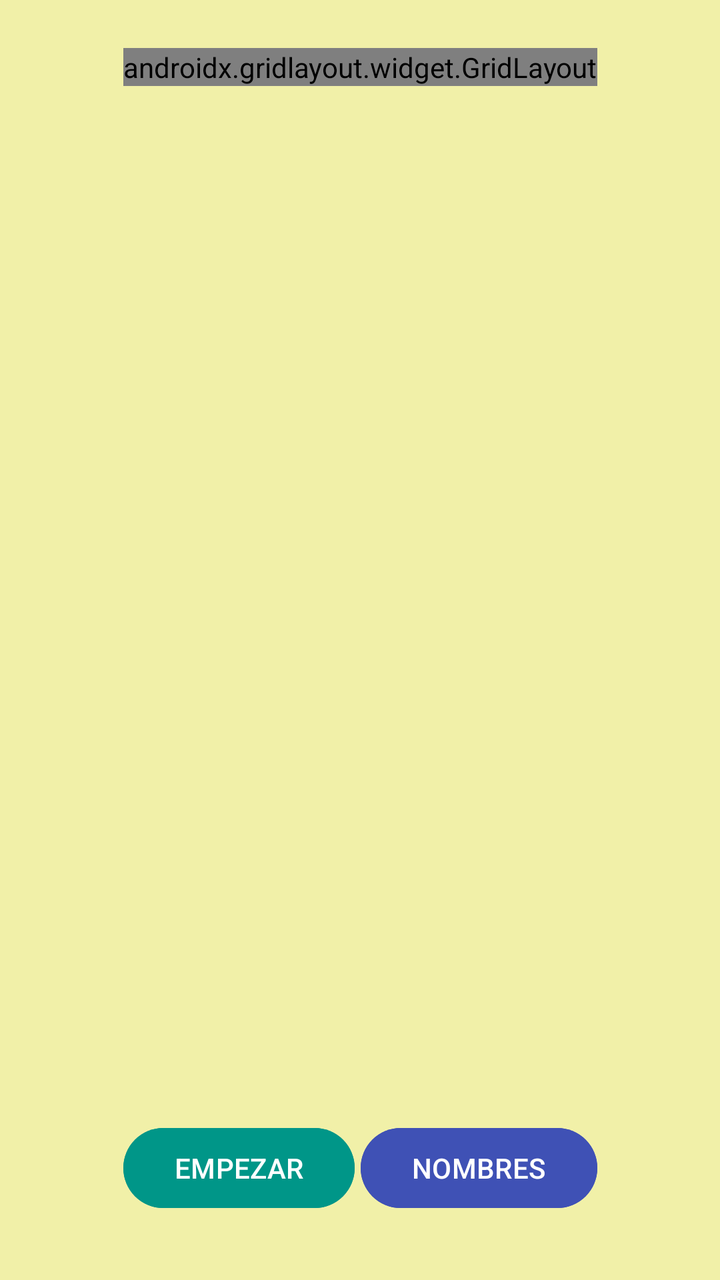
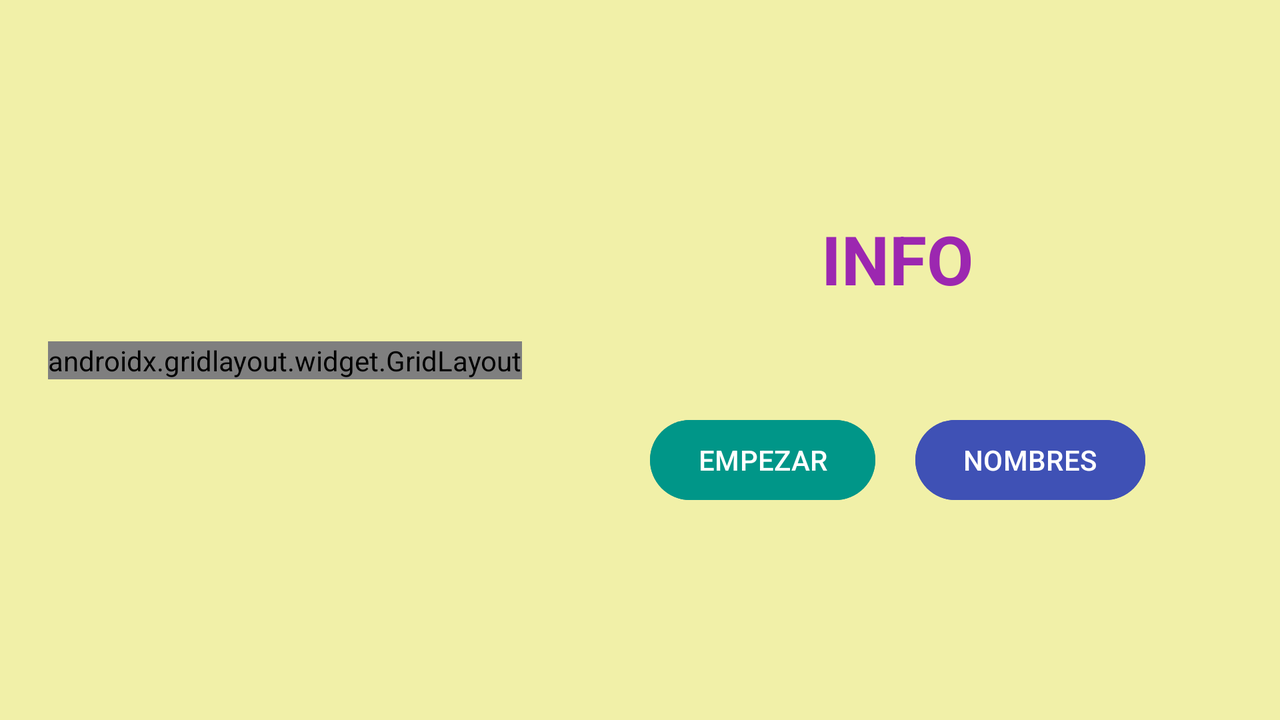

Compare how this app lays out the same screen by default and in its alternative resource folder. The renders come first, then the two layout files and the values they reference.
<!-- AndroidManifest.xml: application theme Theme.TresEnRaya -->
<!-- res/layout/activity_main.xml -->
<?xml version="1.0" encoding="utf-8"?>
<androidx.constraintlayout.widget.ConstraintLayout
    xmlns:android="http://schemas.android.com/apk/res/android"
    xmlns:app="http://schemas.android.com/apk/res-auto"
    xmlns:tools="http://schemas.android.com/tools"
    android:layout_width="match_parent"
    android:layout_height="match_parent"
    android:background="@color/fondo"
    tools:context=".MainActivity">

    <include
        layout="@layout/tablero_grid"
        android:layout_width="wrap_content"
        android:layout_height="wrap_content"
        android:layout_marginTop="24dp"
        app:layout_constraintEnd_toEndOf="parent"
        app:layout_constraintStart_toStartOf="parent"
        app:layout_constraintTop_toTopOf="parent" />

    <LinearLayout
        android:layout_width="0dp"
        android:layout_height="wrap_content"
        android:layout_marginBottom="32dp"
        android:orientation="vertical"
        app:layout_constraintBottom_toBottomOf="parent"
        app:layout_constraintEnd_toEndOf="@+id/tablero"
        app:layout_constraintStart_toStartOf="@+id/tablero">

        <TextView
            android:id="@+id/lblInfo"
            android:layout_width="match_parent"
            android:layout_height="wrap_content"
            android:layout_marginBottom="54dp"
            android:gravity="center_horizontal"
            android:textColor="@color/info"
            android:textSize="34sp"
            android:textStyle="bold" />

        <LinearLayout
            android:layout_width="match_parent"
            android:layout_height="match_parent"
            android:orientation="horizontal">

            <Button
                android:layout_width="wrap_content"
                android:layout_height="wrap_content"
                android:layout_weight="1"
                android:backgroundTint="@color/btnEmpezar"
                android:onClick="btnEmpezar"
                android:text="@string/empezar" />

            <Space
                android:layout_width="wrap_content"
                android:layout_height="wrap_content"
                android:layout_weight="1" />

            <Button
                android:layout_width="wrap_content"
                android:layout_height="wrap_content"
                android:layout_weight="1"
                android:backgroundTint="@color/btnNombres"
                android:onClick="btnNombres"
                android:text="@string/nombres" />
        </LinearLayout>

    </LinearLayout>
</androidx.constraintlayout.widget.ConstraintLayout>
<!-- res/layout/tablero_grid.xml (included above) -->
<?xml version="1.0" encoding="utf-8"?>
<androidx.gridlayout.widget.GridLayout
    xmlns:android="http://schemas.android.com/apk/res/android"
    xmlns:app="http://schemas.android.com/apk/res-auto"
    android:id="@+id/tablero"
    android:layout_width="wrap_content"
    android:layout_height="wrap_content"
    app:columnCount="3"
    app:rowCount="3">

    <Button android:id="@+id/btn00" style="@style/FichaTresEnRaya" />
    <Button android:id="@+id/btn01" style="@style/FichaTresEnRaya" />
    <Button android:id="@+id/btn02" style="@style/FichaTresEnRaya" />
    <Button android:id="@+id/btn10" style="@style/FichaTresEnRaya" />
    <Button android:id="@+id/btn11" style="@style/FichaTresEnRaya" />
    <Button android:id="@+id/btn12" style="@style/FichaTresEnRaya" />
    <Button android:id="@+id/btn20" style="@style/FichaTresEnRaya" />
    <Button android:id="@+id/btn21" style="@style/FichaTresEnRaya" />
    <Button android:id="@+id/btn22" style="@style/FichaTresEnRaya" />

</androidx.gridlayout.widget.GridLayout>
<!-- resources referenced by this layout -->
<resources>
  <color name="btnEmpezar">#009688</color>
  <color name="btnNombres">#3F51B5</color>
  <color name="fondo">#F1F0A8</color>
  <color name="info">#9C27B0</color>
  <string name="empezar">EMPEZAR</string>
  <string name="nombres">NOMBRES</string>
  <style name="FichaTresEnRaya">
          <item name="android:layout_width">80dp</item>
          <item name="android:layout_height">80dp</item>
          <item name="android:layout_margin">15dp</item>
          <item name="android:foreground">@drawable/ficha_0</item>
          <item name="backgroundTint">@android:color/transparent</item>
      </style>
  <style name="Theme.TresEnRaya" parent="Base.Theme.TresEnRaya" />
  <!-- drawable ficha_0 (drawable) -->
  <?xml version="1.0" encoding="utf-8"?>
  <shape
      xmlns:android="http://schemas.android.com/apk/res/android"
      android:shape="rectangle">
      <solid android:color="@color/white" />
      <stroke
          android:width="2dp"
          android:color="@color/black" />
  </shape>
  <style name="Base.Theme.TresEnRaya" parent="Theme.Material3.DayNight.NoActionBar">
          
          
      </style>
  <color name="white">#FFFFFFFF</color>
  <color name="black">#FF000000</color>
</resources>
<!-- res/layout-land/activity_main.xml (the repository's variant of the layout above) -->
<!-- drawn on the phone turned sideways -->
<?xml version="1.0" encoding="utf-8"?>
<androidx.constraintlayout.widget.ConstraintLayout
    xmlns:android="http://schemas.android.com/apk/res/android"
    xmlns:app="http://schemas.android.com/apk/res-auto"
    xmlns:tools="http://schemas.android.com/tools"
    android:layout_width="match_parent"
    android:layout_height="match_parent"
    android:background="@color/fondo"
    tools:context=".MainActivity">

    <include
        layout="@layout/tablero_grid"
        android:layout_width="wrap_content"
        android:layout_height="wrap_content"
        android:layout_marginStart="24dp"
        app:layout_constraintBottom_toBottomOf="parent"
        app:layout_constraintStart_toStartOf="parent"
        app:layout_constraintTop_toTopOf="parent" />

    <LinearLayout
        android:id="@+id/linearLayout"
        android:layout_width="0dp"
        android:layout_height="wrap_content"
        android:layout_marginStart="64dp"
        android:orientation="vertical"
        app:layout_constraintBottom_toBottomOf="@+id/tablero"
        app:layout_constraintStart_toEndOf="@+id/tablero"
        app:layout_constraintTop_toTopOf="@+id/tablero">

        <TextView
            android:id="@+id/lblInfo"
            android:layout_width="match_parent"
            android:layout_height="wrap_content"
            android:layout_marginBottom="54dp"
            android:gravity="center_horizontal"
            android:text="INFO"
            android:textColor="@color/info"
            android:textSize="34sp"
            android:textStyle="bold" />

        <LinearLayout
            android:layout_width="match_parent"
            android:layout_height="match_parent"
            android:orientation="horizontal">

            <Button
                android:layout_width="wrap_content"
                android:layout_height="wrap_content"
                android:layout_weight="1"
                android:backgroundTint="@color/btnEmpezar"
                android:onClick="btnEmpezar"
                android:text="@string/empezar" />

            <Space
                android:layout_width="20dp"
                android:layout_height="wrap_content"
                android:layout_weight="1" />

            <Button
                android:layout_width="wrap_content"
                android:layout_height="wrap_content"
                android:layout_weight="1"
                android:backgroundTint="@color/btnNombres"
                android:onClick="btnNombres"
                android:text="@string/nombres" />
        </LinearLayout>

    </LinearLayout>
</androidx.constraintlayout.widget.ConstraintLayout>
